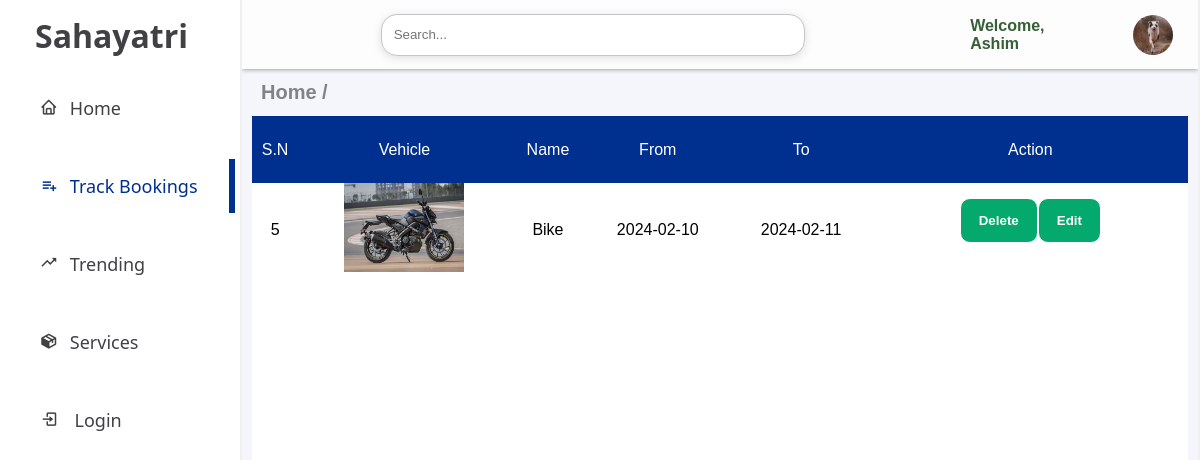
/sahafront/track_bookings.php, run on the app's committed database.
### tables this page shows
CREATE TABLE `bookings` (
  `id` int(11) NOT NULL,
  `fromdate` date DEFAULT NULL,
  `todate` date DEFAULT NULL,
  `name` varchar(255) DEFAULT NULL,
  `email` varchar(255) DEFAULT NULL,
  `phone` varchar(20) DEFAULT NULL,
  `vehicleimg` varchar(100) NOT NULL,
  `vehiclename` varchar(100) NOT NULL,
  `vehiclemodel` varchar(100) NOT NULL,
  `vehicleprice` int(100) NOT NULL
);

### sahafront/track_bookings.php (the view, shortened to what this page needs)
<?php
include 'db.php';
?>
<!DOCTYPE html>
<html lang="en">
<head>
    <link href='https://unpkg.com/boxicons@2.1.4/css/boxicons.min.css' rel='stylesheet'>
    <link rel="stylesheet" href="style/style.css">
    <link rel="stylesheet" href="style/track_bookings.css">
</head>
<body>
    <div class="container">
        <div class="sidebar">
            <h1>Sahayatri</h1>
            <ul>
                <a href="index.php">
                    <li><i class='bx bx-home'></i>Home</li>
                </a>
                <a href="track_bookings.php">
                    <li id="active"><i class='bx bx-list-plus'></i>Track Bookings</li>
                </a>
                <a href="trending.php">
                    <li><i class='bx bx-trending-up'></i>Trending</li>
                </a>
                <a href="services.php">
                    <li><i class='bx bxs-package'></i>Services</li>
                </a>
                <a href="<?php if (isset($_SESSION["loggedin"]) && $_SESSION["loggedin"] === true) {
                    echo "profile.php";
                } else {
                    echo "sahaback/login.php";
                } ?>">
                    <li><i class='bx bx-log-in'></i>
                        <?php if (isset($_SESSION["loggedin"]) && $_SESSION["loggedin"] === true) {
                            echo "Profile";
                        } else {
                            echo "Login";
                        } ?>
                    </li>
                </a>
            </ul>
        </div>
        <div class="main">
            <div class="vehicle">
                <div class="nav_search">
                    <div class="search">
                        <input id="search" type="text" placeholder="Search...">
                        <a href="#">
                            <div class="search_icon">
                                <box-icon name='search'></box-icon>
                            </div>
                        </a>
                    </div>
                    <p>Welcome, Ashim</p>
                    <div class="profile_image">
                        <img height="40px" width="40px" src="profile.jpg" alt="">
                    </div>
                </div>
                <h1>Home /</h1>
                <div class="vehicle_info">
                    <table class='table'>
                        <thead class='table-light'>
                            <tr>
                                <td>S.N</td>
                                <td>Vehicle</td>
                                <td>Name</td>
                                <td>From</td>
                                <td>To</td>
                                <td>Action</td>
                            </tr>
                        </thead>
                        <tbody>
                            <?php
                            $query = "SELECT * FROM bookings";
                            $result = $conn->query($query);
                            if ($result->num_rows > 0) {
                                while ($row = $result->fetch_assoc()) {
                                    $id = $row['id'];
                                    echo "<tr>";
                                    echo "<td>" . $row['id'] . "</td>";
                                    echo "<td> <img height='89px' width='120px' src='sahaback/" . $row['vehicleimg'] . "'></td>";
                                    echo "<td>" . $row['vehiclename'] . "</td>";
                                    echo "<td>" . $row['fromdate'] . "</td>";
                                    echo "<td>" . $row['todate'] . "</td>";
                                    echo "<td id='action'><a href='booking_delete.php?delete_id=$id'><button>Delete</button></a>";
                                    echo "<a href='booking_edit.php?edit_id=$id'><button> Edit</button></a></td>";
                                    echo "</tr>";
                                }
                            } ?>
                        </tbody>
                    </table>
                </div>
            </div>
        </div>
</body>
</html>

### sahafront/style/style.css (style rules this page uses)
* { margin: 0; padding: 0; }
i { margin-right: 12px; }
#search { width: 60%; height: 40px; border-radius: 16px 16px 16px 16px; box-shadow: rgba(99, 99, 99, 0.2) 0px 2px 8px 0px; border: 1px solid #c5c6c9; padding-left: 12px; margin-left: 12px; }
.search { display: flex; flex-direction: row; justify-content: center; align-items: center; gap: 20px; width: 80%; margin: 0; }
.nav_search { display: flex; flex-direction: row; align-items: center; justify-content: center; gap: 20px; background-color: #ffffffc7; box-shadow: 0px 0px 5px 0px gray; padding: 10px 25px; }
.nav_search p { color: rgba(19, 66, 19, 0.849); margin-top: auto; margin-bottom: auto; font-weight: 600; font-family: 'Franklin Gothic Medium', 'Arial Narrow', Arial, sans-serif; }
.nav_search img { border-radius: 50%; margin-left: 23px; margin-top: 5px; }
.container { display: grid; grid-template-columns: 1fr 4fr; height: 100vh; }
.sidebar { color: #404145; }
.sidebar ul { text-align: left; width: 96%; margin-left: auto; margin-right: auto; }
.sidebar ul a { color: #404145; text-decoration: none; }
.sidebar h1 { color: #404145; text-align: left; margin-top: 14px; font-family: 'Segoe UI', Tahoma, Geneva, Verdana, sans-serif; width: 96%; margin-left: 35px; }
.sidebar li { list-style: none; font-size: 18px; margin-top: 24px; margin-left: 35px; font-family: 'Segoe UI', Tahoma, Geneva, Verdana, sans-serif; padding-top: 15px; padding-bottom: 15px; }
#active { color: #00308F; border-right: 6px solid #00308F ; }
.main { overflow-y: scroll; border-right: 2px solid #F0F0F0; border-left: 2px solid #F0F0F0; background-color: #f5f6fb; }
.vehicle { width: 100%; height: 100vh; margin-left: auto; margin-right: auto; }
.vehicle h1 { font-family: 'Segoe UI', Tahoma, Geneva, Verdana, sans-serif; color: #404145a2; font-family: 'Franklin Gothic Medium', 'Arial Narrow', Arial, sans-serif; margin-top: 12px; margin-bottom: 12px; margin-left: 19px; font-size: 20px; }
.vehicle_info { display: grid; grid-template-columns: auto auto auto; height: 100vh; background-color: white; width: 98%; margin-left: auto; margin-right: auto; }

### sahafront/style/track_bookings.css (style rules this page uses)
.vehicle_info { display: block; }
.table { width: 100%; border: 0px solid gray; text-align: center; font-family: Arial, Helvetica, sans-serif; border-collapse: collapse; }
.table-light { background-color: #00308F; height: 67px; color: white; margin: 0; }
#action { display: flex; flex-direction: row; justify-content: center; text-align: center; color: white; padding: 14px 18px; border-radius: 10px; font-family: Arial, Helvetica, sans-serif; border: 1px solid ; cursor: pointer; font-weight: 600; }
td button { text-align: center; color: white; padding: 14px 18px; border-radius: 10px; font-family: Arial, Helvetica, sans-serif; border: 1px solid ; cursor: pointer; font-weight: 600; background-color: #04aa6d; }

### data on the page
bookings: id "5", vehicleimg (picture), vehiclename "Bike", fromdate "2024-02-10", todate "2024-02-11"
